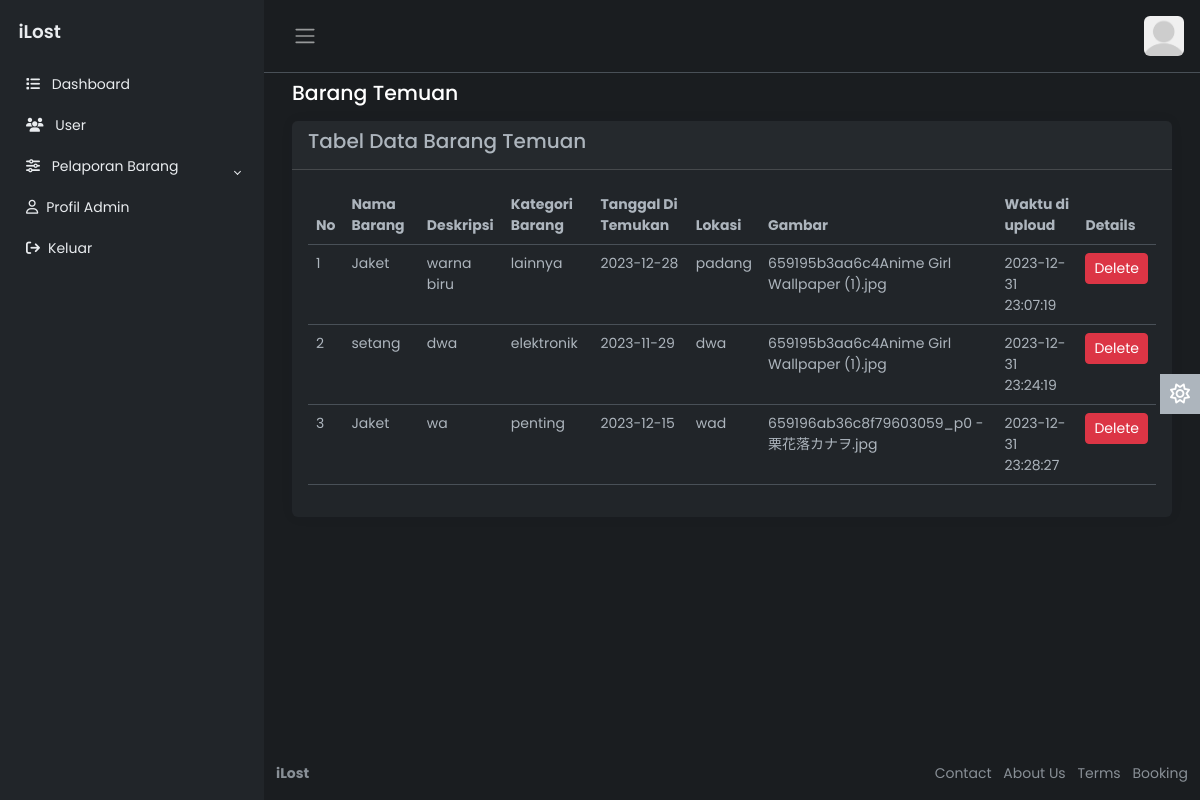
/admin/barangtemuan.php, run on an earlier commit of the app's database.
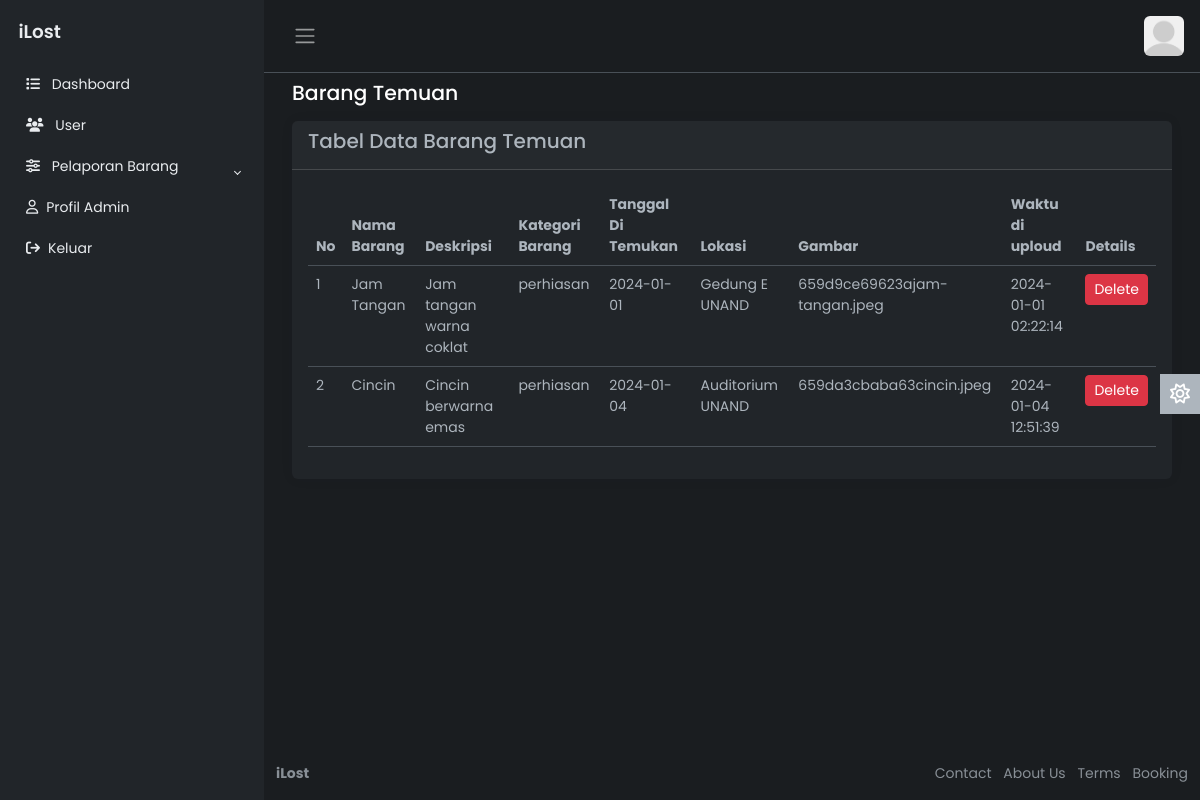
And on a later commit of the database.
### tables this page shows
CREATE TABLE `laporan` (
  `id` int(11) NOT NULL,
  `email` varchar(40) NOT NULL,
  `kategori_laporan` varchar(20) NOT NULL,
  `nama_barang` varchar(50) DEFAULT NULL,
  `deskripsi` varchar(255) NOT NULL,
  `kategori_barang` varchar(30) DEFAULT NULL,
  `tanggal_ditemukan` date NOT NULL,
  `lokasi` varchar(255) NOT NULL,
  `gambar_barang` varchar(255) NOT NULL,
  `waktu_dibuat` datetime NOT NULL
);

### admin/barangtemuan.php (the view, shortened to what the changed rows need)
<?php
include('config.php');
$querySelect = "SELECT * FROM laporan WHERE kategori_laporan = 'Temuan'";
$resultSelect = mysqli_query($koneksi, $querySelect);
?>
<!DOCTYPE html>
<html lang="en" data-bs-theme="dark">
<head>
    <link rel="stylesheet" href="https://cdn.jsdelivr.net/npm/bootstrap@5.3.0-alpha2/dist/css/bootstrap.min.css">
    <link rel="stylesheet" href="css/style.css">
</head>
<body>
    <div class="wrapper">
        <div class="main">
            <main class="content px-3 py-2">
                <div class="container-fluid">
                    <div class="card border-0">
                        <div class="card-body">
                            <table class="table">
                                <thead>
                                    <tr>
                                        <th scope="col">No</th>
                                        <th scope="col">Nama Barang</th>
                                        <th scope="col">Deskripsi</th>
                                        <th scope="col">Kategori Barang</th>
                                        <th scope="col">Tanggal Di Temukan</th>
                                        <th scope="col">Lokasi</th>
                                        <th scope="col">Gambar</th>
                                        <th scope="col">Waktu di uploud</th>
                                        <th scope="col">Details</th>
                                    </tr>
                                </thead>
                                <tbody>
                                    <?php
                                $no = 1;
                                    while ($row = mysqli_fetch_assoc($resultSelect)) {
                                        echo "<tr>";
                                        echo "<td>". $no. "</td>";
                                        echo "<td>". $row['nama_barang'] ."</td>";
                                        echo "<td>". $row['deskripsi'] ."</td>";
                                        echo "<td>". $row['kategori_barang'] ."</td>";
                                        echo "<td>". $row['tanggal_ditemukan'] ."</td>";
                                        echo "<td>". $row['lokasi'] ."</td>";
                                        echo "<td>". $row['gambar_barang'] ."</td>";
                                        echo "<td>". $row['waktu_dibuat'] ."</td>";
                                        echo "<td><a href='barangtemuan.php?id=" . $row['id'] . "' class='btn btn-danger btn-sm'>Delete</a></td>";
                                        echo "</tr>";
                                    $no++;
                                    }
                                    ?>
                                </tbody>
                            </table>
                        </div>
                    </div>
                </div>
            </main>
        </div>
    </div>
</body>
</html>

What changed in the data, as far as the page shows it:
removed laporan: nama_barang "Jaket", deskripsi "warna biru", kategori_barang "lainnya", tanggal_ditemukan "2023-12-28", lokasi "padang", gambar_barang "659195b3aa6c4Anime Girl Wallpaper (1).jpg", waktu_dibuat "2023-12-31 23:07:19"
removed laporan: nama_barang "setang", deskripsi "dwa", kategori_barang "elektronik", tanggal_ditemukan "2023-11-29", lokasi "dwa", gambar_barang "659195b3aa6c4Anime Girl Wallpaper (1).jpg", waktu_dibuat "2023-12-31 23:24:19"
removed laporan: nama_barang "Jaket", deskripsi "wa", kategori_barang "penting", tanggal_ditemukan "2023-12-15", lokasi "wad", gambar_barang "659196ab36c8f79603059_p0 - 栗花落カナヲ.jpg", waktu_dibuat "2023-12-31 23:28:27"
added laporan: nama_barang "Jam Tangan", deskripsi "Jam tangan warna coklat", kategori_barang "perhiasan", tanggal_ditemukan "2024-01-01", lokasi "Gedung E UNAND", gambar_barang "659d9ce69623ajam-tangan.jpeg", waktu_dibuat "2024-01-01 02:22:14"
added laporan: nama_barang "Cincin", deskripsi "Cincin berwarna emas", kategori_barang "perhiasan", tanggal_ditemukan "2024-01-04", lokasi "Auditorium UNAND", gambar_barang "659da3cbaba63cincin.jpeg", waktu_dibuat "2024-01-04 12:51:39"
